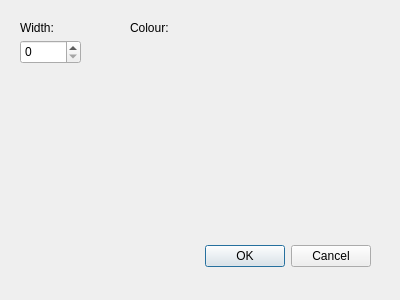
<?xml version="1.0" encoding="UTF-8"?>
<ui version="4.0">
 <class>OuterFrameDialog</class>
 <widget class="QDialog" name="OuterFrameDialog">
  <property name="geometry">
   <rect>
    <x>0</x>
    <y>0</y>
    <width>400</width>
    <height>300</height>
   </rect>
  </property>
  <property name="windowTitle">
   <string>Dialog</string>
  </property>
  <widget class="QDialogButtonBox" name="buttonBox">
   <property name="geometry">
    <rect>
     <x>30</x>
     <y>240</y>
     <width>341</width>
     <height>32</height>
    </rect>
   </property>
   <property name="orientation">
    <enum>Qt::Horizontal</enum>
   </property>
   <property name="standardButtons">
    <set>QDialogButtonBox::Cancel|QDialogButtonBox::Ok</set>
   </property>
  </widget>
  <widget class="QSpinBox" name="colorValue">
   <property name="geometry">
    <rect>
     <x>20</x>
     <y>40</y>
     <width>61</width>
     <height>24</height>
    </rect>
   </property>
  </widget>
  <widget class="QLabel" name="label">
   <property name="geometry">
    <rect>
     <x>20</x>
     <y>20</y>
     <width>41</width>
     <height>16</height>
    </rect>
   </property>
   <property name="text">
    <string>Width:</string>
   </property>
  </widget>
  <widget class="QLabel" name="label_2">
   <property name="geometry">
    <rect>
     <x>130</x>
     <y>20</y>
     <width>41</width>
     <height>16</height>
    </rect>
   </property>
   <property name="text">
    <string>Colour:</string>
   </property>
  </widget>
  <widget class="BrushTypeComboBox" name="colorComboBox" native="true">
   <property name="geometry">
    <rect>
     <x>130</x>
     <y>40</y>
     <width>120</width>
     <height>24</height>
    </rect>
   </property>
  </widget>
 </widget>
 <customwidgets>
  <customwidget>
   <class>BrushTypeComboBox</class>
   <extends>QWidget</extends>
   <header>brushtypecombobox.h</header>
   <container>1</container>
  </customwidget>
 </customwidgets>
 <resources/>
 <connections>
  <connection>
   <sender>buttonBox</sender>
   <signal>accepted()</signal>
   <receiver>OuterFrameDialog</receiver>
   <slot>accept()</slot>
   <hints>
    <hint type="sourcelabel">
     <x>248</x>
     <y>254</y>
    </hint>
    <hint type="destinationlabel">
     <x>157</x>
     <y>274</y>
    </hint>
   </hints>
  </connection>
  <connection>
   <sender>buttonBox</sender>
   <signal>rejected()</signal>
   <receiver>OuterFrameDialog</receiver>
   <slot>reject()</slot>
   <hints>
    <hint type="sourcelabel">
     <x>316</x>
     <y>260</y>
    </hint>
    <hint type="destinationlabel">
     <x>286</x>
     <y>274</y>
    </hint>
   </hints>
  </connection>
 </connections>
</ui>
